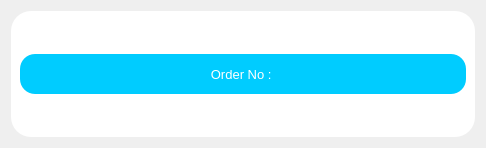
<?xml version="1.0" encoding="UTF-8"?>
<ui version="4.0">
 <class>orderDataWidget</class>
 <widget class="QWidget" name="orderDataWidget">
  <property name="geometry">
   <rect>
    <x>0</x>
    <y>0</y>
    <width>486</width>
    <height>148</height>
   </rect>
  </property>
  <property name="windowTitle">
   <string>Form</string>
  </property>
  <layout class="QVBoxLayout" name="verticalLayout">
   <item>
    <widget class="QWidget" name="widget" native="true">
     <property name="styleSheet">
      <string notr="true">#widget
{
	background-color: rgb(255, 255, 255);
	border-radius:20px;
}</string>
     </property>
     <layout class="QVBoxLayout" name="verticalLayout_3">
      <item>
       <widget class="QWidget" name="header" native="true">
        <property name="maximumSize">
         <size>
          <width>16777215</width>
          <height>40</height>
         </size>
        </property>
        <property name="styleSheet">
         <string notr="true">background-color: #00CCFF;
border-radius:15px;
color:white;</string>
        </property>
        <layout class="QHBoxLayout" name="horizontalLayout_2">
         <item>
          <widget class="QLabel" name="label">
           <property name="maximumSize">
            <size>
             <width>16777215</width>
             <height>40</height>
            </size>
           </property>
           <property name="font">
            <font>
             <pointsize>10</pointsize>
            </font>
           </property>
           <property name="styleSheet">
            <string notr="true"/>
           </property>
           <property name="text">
            <string>Order No : </string>
           </property>
           <property name="alignment">
            <set>Qt::AlignCenter</set>
           </property>
          </widget>
         </item>
        </layout>
       </widget>
      </item>
      <item>
       <layout class="QVBoxLayout" name="orderItemContainer"/>
      </item>
     </layout>
    </widget>
   </item>
  </layout>
 </widget>
 <resources/>
 <connections/>
</ui>
